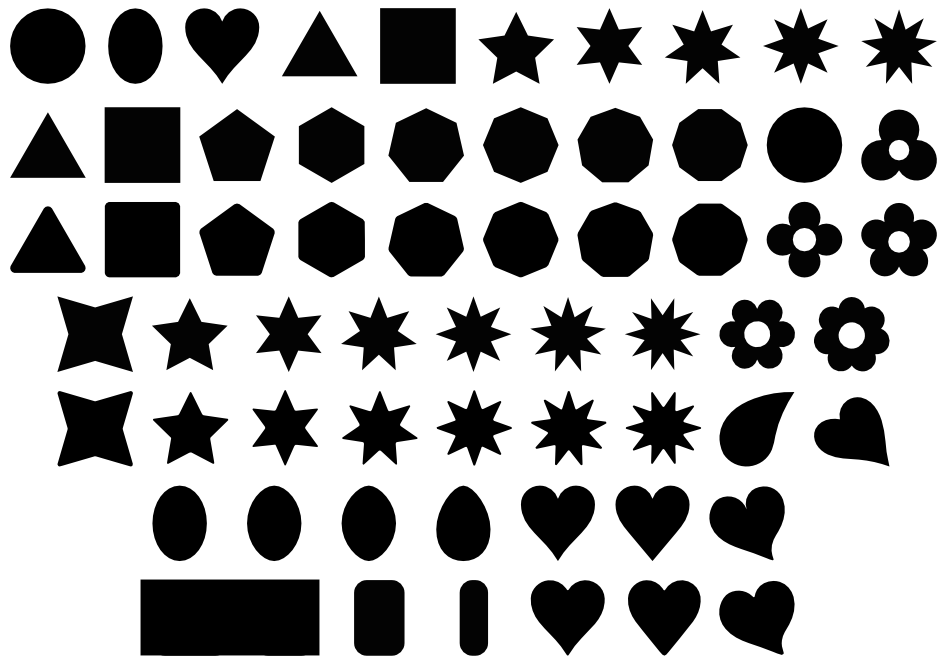
#> input picture mapGenerator/shapes.png, 942 x 662 px
$ python 'opencv copy.py'
#> lines starting #> are read from the running program, lines starting #| are printed output that depends on the picture; after the words box and inside, x2 and y2 are one past the last pixel; in counts of white or black regions, pixels touching at a corner belong together
import cv2 as cv
import numpy as np
from matplotlib import pyplot as plt
img_rgb = cv.imread('shapes.png')
#> img_rgb is the input picture: shape (662, 942, 3); min 0, max 255, mean 168.1
assert img_rgb is not None, "file could not be read, check with os.path.exists()"
img_gray = cv.cvtColor(img_rgb, cv.COLOR_BGR2GRAY)
template = cv.imread('shape.png', cv.IMREAD_GRAYSCALE)
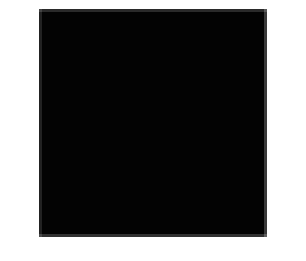
#> input picture mapGenerator/shape.png, 102 x 87 px (shown 3 times larger)
#> template is the input picture: shape (87, 102); min 3, max 255, mean 92.4
assert template is not None, "file could not be read, check with os.path.exists()"
w, h = template.shape[::-1]
#> w = 102; h = 87
res = cv.matchTemplate(img_gray,template,cv.TM_CCOEFF_NORMED)
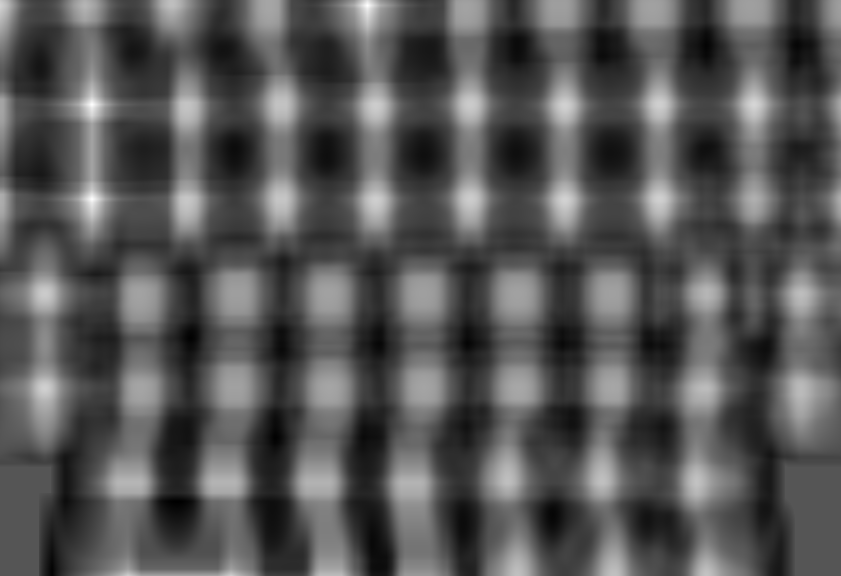
#> res: shape (576, 841) float32; min -0.508, max 1, mean 0.00288; drawn with min black and max white
threshold = 0.8
loc = np.where( res >= threshold)
#> loc = 226 positions, rows 0 to 206, columns 86 to 372
for pt in zip(*loc[::-1]):
 cv.rectangle(img_rgb, pt, (pt[0] + w, pt[1] + h), (0,0,255), 2)
#> this loop made 226 passes
#> pt on passes 1 to 3: (367, 0), (366, 1), (367, 1)
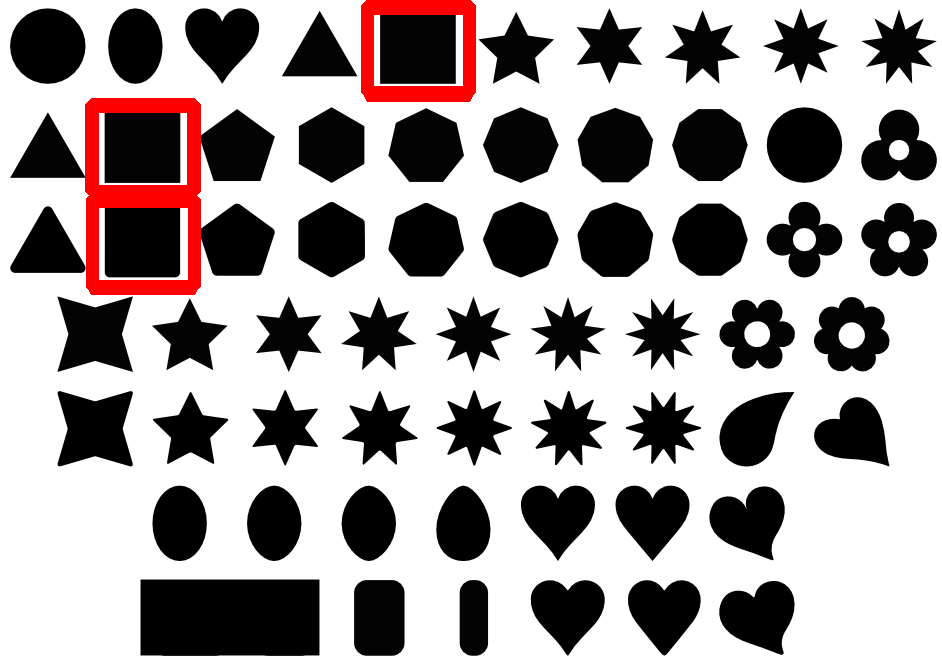
#> img_rgb: shape (662, 942, 3); 2.44% of pixels changed, all inside (x1, y1, x2, y2) = (85, 0, 476, 295)
cv.imwrite('res.png',img_rgb)
